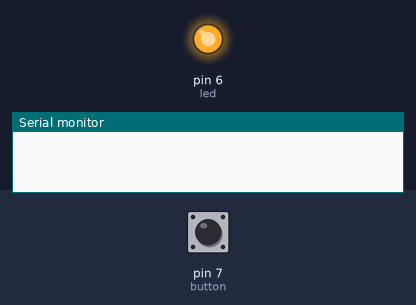
A sketch run on a simulated Arduino Uno, built with avr-gcc and run on an emulated ATmega328P. Shown: output pins drawn as LEDs (lit = HIGH), the last lines printed to the serial monitor. The inputs (shaded band) are chosen by the test bench; at power-on: pin 7 (button) HIGH. Random numbers use the default seed unless the sketch sets one.

Above: at 3.9 s.
4.0 s: pin 7 (button) pulled LOW for 0.15 s
At 4.8 s:
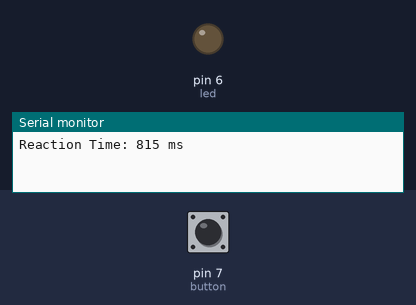
5.6 s: pin 7 (button) pulled LOW for 1 s
9.6 s: pin 7 (button) pulled LOW for 3.2 s
Timing chart, 0 to 14.8 s (numbered marks = the images above; inputs shaded):
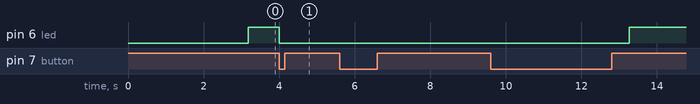

The sketch:

TASK1-Q3.ino
```cpp
int led = 6;
int button = 7;

unsigned long startTime;
unsigned long waitStart;
unsigned long waitDuration;

bool waiting = true;
bool ledOn = false;

void setup() {
  pinMode(led, OUTPUT);
  pinMode(button, INPUT_PULLUP);
  Serial.begin(9600);

  randomSeed(analogRead(0));

  waitStart = millis();
  waitDuration = random(2000, 5000);
}

void loop() {
  unsigned long current = millis();

  // Phase 1: Waiting for random delay (non-blocking)
  if (waiting && (current - waitStart >= waitDuration)) {
    digitalWrite(led, HIGH);
    startTime = current;
    ledOn = true;
    waiting = false;
  }

  // Phase 2: Waiting for user reaction
  if (ledOn && digitalRead(button) == LOW) {
    unsigned long reaction = current - startTime;

    Serial.print("Reaction Time: ");
    Serial.print(reaction);
    Serial.println(" ms");

    digitalWrite(led, LOW);
    ledOn = false;

    // Reset for next round
    waitStart = current;
    waitDuration = random(2000, 5000);
    waiting = true;
  }
}
```

Measured:
- after the input at 4.0 s, pin 6 (led): HIGH → LOW at once
